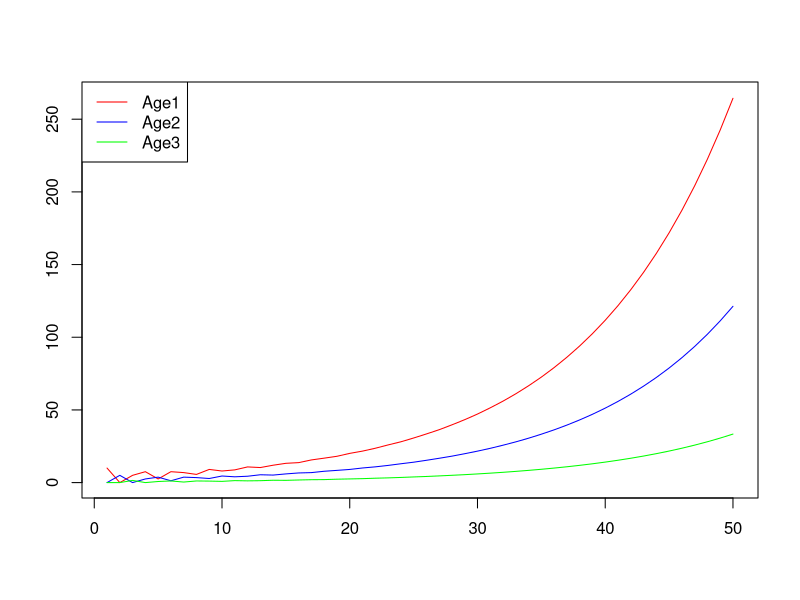
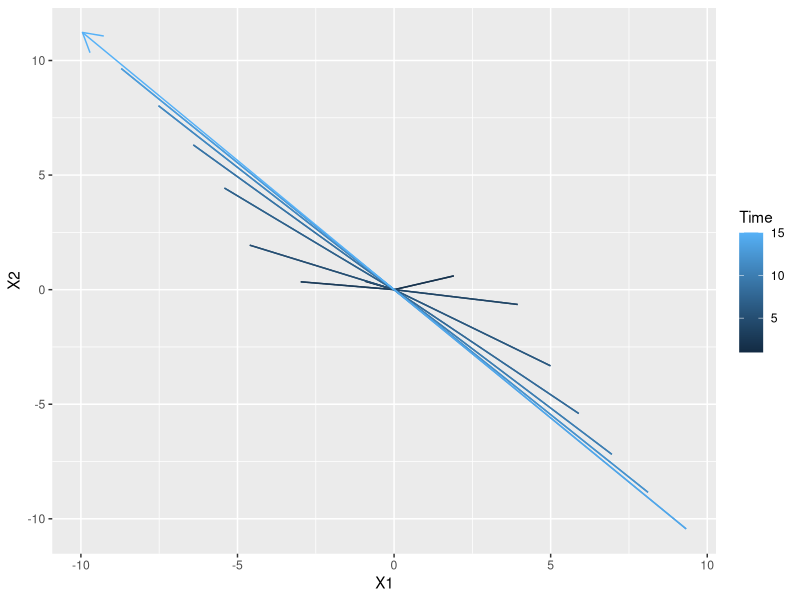

Here is the R script that generated these plots, in order:
# week 5

### Leslie matrix and initial age classes
leslie <- matrix(data = c(0, 1, 5,
                               0.5, 0, 0,
                               0, 0.3, 0),
                      nrow = 3,
                      ncol = 3,
                      byrow = T)

N0 <- c(10, 0, 0)

### for loop and matrix algebra
time <- 50
pop_size <- data.frame(Age1 = 0,
                       Age2 = 0,
                       Age3 = 0)
pop_size[1, ] <- N0

for (i in 2:time) {
  pop_size[i, ] <- leslie %*% t(pop_size[i-1, ])
}

# Total abundance
pop_size$N <- rowSums(pop_size)

head(pop_size)

plot(c(1,time), c(0,265), type = "n", ann = F)
lines(1:time , pop_size$Age1, col = "red")
lines(1:time , pop_size$Age2, col = "blue")
lines(1:time , pop_size$Age3, col = "green")
legend("topleft",
       legend = c("Age1", "Age2", "Age3"),
       col = c("red", "blue", "green"),
       lty = 1)


### Asymptotic growth rate and stable age distribution

asymptotic_growth <- pop_size$N[time]/pop_size$N[time-1]
asymptotic_growth

age_distribution <- pop_size[time, 1:3]/sum(pop_size[time, 1:3])
age_distribution

### Eigen-analysis of the Leslie matrix
EIGEN <- eigen(leslie)
EIGEN
as.numeric(EIGEN$values[1]) # dominant eigenvalue
as.numeric(EIGEN$vectors[, 1] / sum(EIGEN$vectors[, 1])) # corresponding eigenvector


##### Part 2
library(ggplot2)
set.seed(1234)
MAT <- matrix(rnorm(25), ncol = 5, nrow = 5)
abs(eigen(MAT)$values) # check only one dominant eigenvalue

v <- rnorm(5)
time <- 15

dat_v <- data.frame(matrix(ncol = 5, nrow = time))
dat_v[1, ] <- v
for(i in 2:time){
  dat_v[i, ] <- MAT %*% t(dat_v[i-1, ])
}

# Remake data for gganimate
dat <- data.frame(X1 = 0, X2 = 0, Time = 1)
for(i in 1:time){
  dat <- rbind(dat, data.frame(dat_v[i,1:2] / sqrt(sum(dat_v[i,1:2]^2)) * i, Time = i))
  dat <- rbind(dat, c(0,0, i+1))
}
dat <- dat[-nrow(dat), ]


ggplot(dat, aes(X1, X2, color = Time)) +
  geom_path(arrow = arrow(length = unit(0.55, "cm")))

##### Part 3
leslie <- matrix(c(0    ,0   ,0    ,0    ,0    ,322.38,
                   0.966,0   ,0    ,0    ,0    ,0,
                   0.013,0.01,0.125,0    ,0    ,3.448,
                   0.007,0   ,0.125,0.238,0    ,30.17,
                   0.008,0   ,0.023,0.245,0.167,0.862,
                   0    ,0   ,0    ,0    ,0.75 ,0)
                 , ncol = 6, byrow = T)

eigen(leslie)$values[1]

